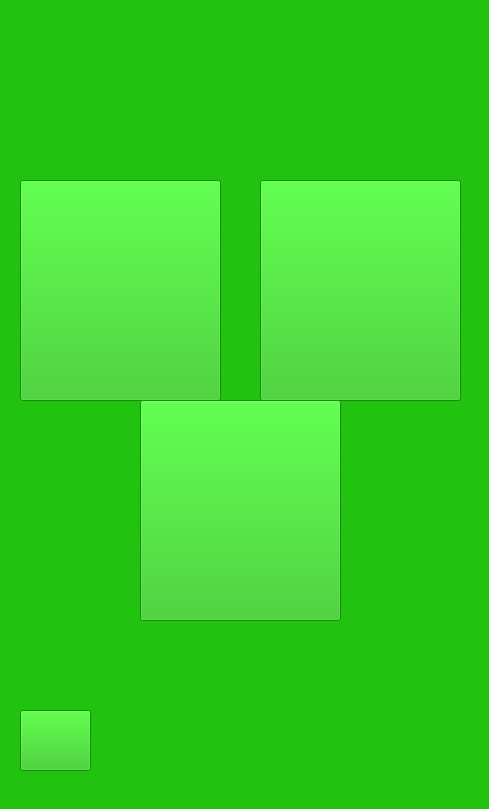
    <widget class="QWidget" name="mainpage">
     <property name="styleSheet">
      <string notr="true">background: rgb(33, 194, 16, 1)</string>
     </property>
     <widget class="QLabel" name="label_2">
      <property name="geometry">
       <rect>
        <x>0</x>
        <y>0</y>
        <width>480</width>
        <height>800</height>
       </rect>
      </property>
      <property name="styleSheet">
       <string notr="true">border-image:url(:/images/screen3_main menu_colour.png)</string>
      </property>
      <property name="text">
       <string/>
      </property>
     </widget>
     <widget class="QPushButton" name="inventory">
      <property name="geometry">
       <rect>
        <x>20</x>
        <y>180</y>
        <width>201</width>
        <height>221</height>
       </rect>
      </property>
      <property name="autoFillBackground">
       <bool>false</bool>
      </property>
      <property name="styleSheet">
       <string notr="true">border-image: rgba(54, 235, 166, 1)</string>
      </property>
      <property name="text">
       <string/>
      </property>
     </widget>
     <widget class="QPushButton" name="expiration">
      <property name="geometry">
       <rect>
        <x>260</x>
        <y>180</y>
        <width>201</width>
        <height>221</height>
       </rect>
      </property>
      <property name="autoFillBackground">
       <bool>false</bool>
      </property>
      <property name="styleSheet">
       <string notr="true">border-image: rgba(54, 235, 166, 1)</string>
      </property>
      <property name="text">
       <string/>
      </property>
     </widget>
     <widget class="QPushButton" name="scanproducts">
      <property name="geometry">
       <rect>
        <x>140</x>
        <y>400</y>
        <width>201</width>
        <height>221</height>
       </rect>
      </property>
      <property name="autoFillBackground">
       <bool>false</bool>
      </property>
      <property name="styleSheet">
       <string notr="true">border-image: rgba(54, 235, 166, 1)</string>
      </property>
      <property name="text">
       <string/>
      </property>
     </widget>
     <widget class="QPushButton" name="terug1">
      <property name="geometry">
       <rect>
        <x>20</x>
        <y>710</y>
        <width>71</width>
        <height>61</height>
       </rect>
      </property>
      <property name="autoFillBackground">
       <bool>false</bool>
      </property>
      <property name="styleSheet">
       <string notr="true">border-image: rgba(54, 235, 166, 1)</string>
      </property>
      <property name="text">
       <string/>
      </property>
     </widget>
    </widget>
